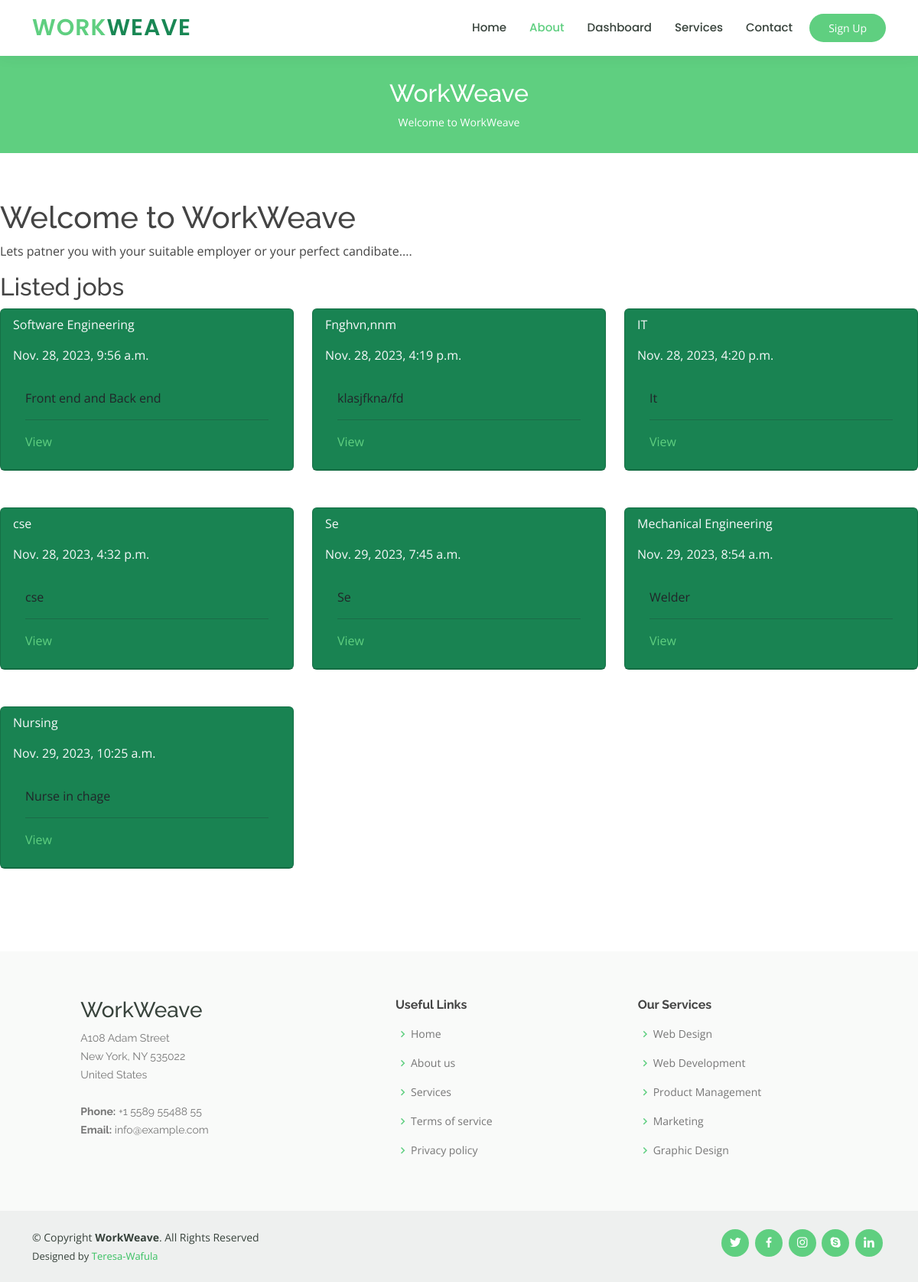
/home/, run on the app's committed database.
### Jobs/models.py (models this page shows, shortened)
class Job(models.Model):
    title = models.CharField(max_length=50)
    description = models.TextField()
    long_description = models.TextField(blank=True, null=True)
    created_by = models.ForeignKey(User, related_name='jobs', on_delete=models.CASCADE)
    created_at = models.DateTimeField(auto_now_add=True)
    change_at = models.DateTimeField(auto_now=True)

### Jobs/views.py (the view)
# urls.py: path('home/',home, name="home"),
def home(request):
    jobs = Job.objects.all()
    return render(request, 'home.html', {'jobs':jobs})

### templates/home.html
{% extends 'base.html' %}
{% block content %}
    <h1>Welcome to WorkWeave</h1>
    <p>Lets patner you with your suitable employer or your perfect candibate....</p>
    <h2>Listed jobs</h2>
    <div class="row">
    {% for job in jobs %}
        <div class="col-md-4">
        <div class="card bg-success">
            <div class="card-header">
                        <p class="title-4 text-light">{{ job.title }}</p>
                        <p class="subtitle-6 text-light">{{ job.created_at }}</p>
                <div class="card-body">
                    {{ job.description }}
                    <hr>
                    <a href="{% url 'jobdetails' job.id %}">View</a>
                </div>
            </div>
        </div>
            <br><br>
        </div>
    {% endfor %}
    </div>
{% endblock %}

### templates/base.html (shortened to what this page needs)
<!DOCTYPE html>
<html lang="en">
<head>
    {% load static %}
    <link rel="stylesheet" href="{% static 'css/bootstrap.min.css' %}">
  <link href="{% static 'assets/vendor/animate.css/animate.min.css' %}" rel="stylesheet">
  <link href="{% static 'assets/vendor/aos/aos.css' %}" rel="stylesheet">
  <link href="{% static 'assets/vendor/bootstrap/css/bootstrap.min.css' %}" rel="stylesheet">
  <link href="{% static 'assets/vendor/bootstrap-icons/bootstrap-icons.css' %}" rel="stylesheet">
  <link href="{% static 'assets/vendor/boxicons/css/boxicons.min.css' %}" rel="stylesheet">
  <link href="{% static 'assets/vendor/remixicon/remixicon.css' %}" rel="stylesheet">
  <link href="{% static 'assets/vendor/swiper/swiper-bundle.min.css' %}" rel="stylesheet">
  <link href="{% static 'assets/css/style.css' %}" rel="stylesheet">
</head>
<body>
  <header id="header" class="fixed-top">
    <div class="container d-flex align-items-center">
      <h1 class="logo me-auto"><a href="index.html">Work<span class="text-success">Weave</span></a></h1>
      <nav id="navbar" class="navbar order-last order-lg-0">
        <ul>
          <li><a href="{% url 'index' %}">Home</a></li>
          <li><a class="active" href="#">About</a></li>
          <li><a href="{% url 'dashboard' %}">Dashboard</a></li>
          <li><a href="#">Services</a></li>
          <li><a href="">Contact</a></li>
        </ul>
      </nav>
      <a href="{% url 'register' %}" class="get-started-btn">Sign Up</a>
    </div>
  </header>
  <main id="main">
    <div class="breadcrumbs" data-aos="fade-in">
      <div class="container">
        <h2>WorkWeave</h2>
        <p>Welcome to WorkWeave </p>
      </div>
    </div>
<section>
   {% block content %}
    {% endblock %}
</section>
  </main>
  <footer id="footer">
    <div class="footer-top">
      <div class="container">
        <div class="row  d-flex justify-content-around">
          <div class="col-lg-3 col-md-6 footer-contact">
            <h3>WorkWeave</h3>
            <p>
              A108 Adam Street <br>
              New York, NY 535022<br>
              United States <br><br>
              <strong>Phone:</strong> +1 5589 55488 55<br>
              <strong>Email:</strong> info@example.com<br>
            </p>
          </div>
          <div class="col-lg-2 col-md-6 footer-links">
            <h4>Useful Links</h4>
            <ul>
              <li><i class="bx bx-chevron-right"></i> <a href="#">Home</a></li>
              <li><i class="bx bx-chevron-right"></i> <a href="#">About us</a></li>
              <li><i class="bx bx-chevron-right"></i> <a href="#">Services</a></li>
              <li><i class="bx bx-chevron-right"></i> <a href="#">Terms of service</a></li>
              <li><i class="bx bx-chevron-right"></i> <a href="#">Privacy policy</a></li>
            </ul>
          </div>
          <div class="col-lg-3 col-md-6 footer-links">
            <h4>Our Services</h4>
            <ul>
              <li><i class="bx bx-chevron-right"></i> <a href="#">Web Design</a></li>
              <li><i class="bx bx-chevron-right"></i> <a href="#">Web Development</a></li>
              <li><i class="bx bx-chevron-right"></i> <a href="#">Product Management</a></li>
              <li><i class="bx bx-chevron-right"></i> <a href="#">Marketing</a></li>
              <li><i class="bx bx-chevron-right"></i> <a href="#">Graphic Design</a></li>
            </ul>
          </div>
        </div>
      </div>
    </div>
    <div class="container d-md-flex py-4">
      <div class="me-md-auto text-center text-md-start">
        <div class="copyright">
          &copy; Copyright <strong><span>WorkWeave</span></strong>. All Rights Reserved
        </div>
        <div class="credits">
          Designed by <a href="https://github.com/Teresa-wafula">Teresa-Wafula</a>
        </div>
      </div>
      <div class="social-links text-center text-md-right pt-3 pt-md-0">
        <a href="#" class="twitter"><i class="bx bxl-twitter"></i></a>
        <a href="#" class="facebook"><i class="bx bxl-facebook"></i></a>
        <a href="#" class="instagram"><i class="bx bxl-instagram"></i></a>
        <a href="#" class="google-plus"><i class="bx bxl-skype"></i></a>
        <a href="#" class="linkedin"><i class="bx bxl-linkedin"></i></a>
      </div>
    </div>
  </footer>
</body>
</html>

### static/assets/css/style.css (style rules this page uses)
body { font-family: "Open Sans", sans-serif; color: #444444; }
a { color: #5fcf80; text-decoration: none; }
h1, h2, h3, h4, h5, h6 { font-family: "Raleway", sans-serif; }
#header { background: #fff; transition: all 0.5s; z-index: 997; padding: 15px 0; box-shadow: 0px 0 18px rgba(55, 66, 59, 0.08); }
#header .logo { font-size: 30px; margin: 0; padding: 0; line-height: 1; font-weight: 600; letter-spacing: 1px; text-transform: uppercase; font-family: "Poppins", sans-serif; }
#header .logo a { color: #5fcf80; }
.get-started-btn { margin-left: 22px; background: #5fcf80; color: #fff; border-radius: 50px; padding: 8px 25px; white-space: nowrap; transition: 0.3s; font-size: 14px; display: inline-block; }
.navbar { padding: 0; }
.navbar ul { margin: 0; padding: 0; display: flex; list-style: none; align-items: center; }
.navbar li { position: relative; }
.navbar a, .navbar a:focus { display: flex; align-items: center; justify-content: space-between; padding: 10px 0 10px 30px; font-family: "Poppins", sans-serif; font-size: 15px; font-weight: 500; color: #37423b; white-space: nowrap; transition: 0.3s; }
.navbar a:hover, .navbar .active, .navbar .active:focus, .navbar li:hover>a { color: #5fcf80; }
section { padding: 60px 0; overflow: hidden; }
.breadcrumbs { margin-top: 73px; text-align: center; background: #5fcf80; padding: 30px 0; color: #fff; }
.breadcrumbs h2 { font-size: 32px; font-weight: 500; }
.breadcrumbs p { font-size: 14px; margin-bottom: 0; }
#footer { color: #37423b; font-size: 14px; background: #eef0ef; }
#footer .footer-top { padding: 60px 0 30px 0; background: #f9faf9; }
#footer .footer-top .footer-contact { margin-bottom: 30px; }
#footer .footer-top .footer-contact p { font-size: 14px; line-height: 24px; margin-bottom: 0; font-family: "Raleway", sans-serif; color: #777777; }
#footer .footer-top h4 { font-size: 16px; font-weight: bold; color: #444444; position: relative; padding-bottom: 12px; }
#footer .footer-top .footer-links { margin-bottom: 30px; }
#footer .footer-top .footer-links ul { list-style: none; padding: 0; margin: 0; }
#footer .footer-top .footer-links ul i { padding-right: 2px; color: #5fcf80; font-size: 18px; line-height: 1; }
#footer .footer-top .footer-links ul li { padding: 10px 0; display: flex; align-items: center; }
#footer .footer-top .footer-links ul li:first-child { padding-top: 0; }
#footer .footer-top .footer-links ul a { color: #777777; transition: 0.3s; display: inline-block; line-height: 1; }
#footer .credits { padding-top: 5px; font-size: 13px; }
#footer .credits a { color: #3ac162; transition: 0.3s; }
#footer .social-links a { font-size: 18px; display: inline-block; background: #5fcf80; color: #fff; line-height: 1; padding: 8px 0; margin-right: 4px; border-radius: 50%; text-align: center; width: 36px; height: 36px; transition: 0.3s; }

### data on the page
Job: title "Software Engineering", created_at "Nov. 28, 2023, 9:56 a.m.", description "Front end and Back end"
Job: title "Fnghvn,nnm", created_at "Nov. 28, 2023, 4:19 p.m.", description "klasjfkna/fd"
Job: title "IT", created_at "Nov. 28, 2023, 4:20 p.m.", description "It"
Job: title "cse", created_at "Nov. 28, 2023, 4:32 p.m.", description "cse"
Job: title "Se", created_at "Nov. 29, 2023, 7:45 a.m.", description "Se"
Job: title "Mechanical Engineering", created_at "Nov. 29, 2023, 8:54 a.m.", description "Welder"
Job: title "Nursing", created_at "Nov. 29, 2023, 10:25 a.m.", description "Nurse in chage"
